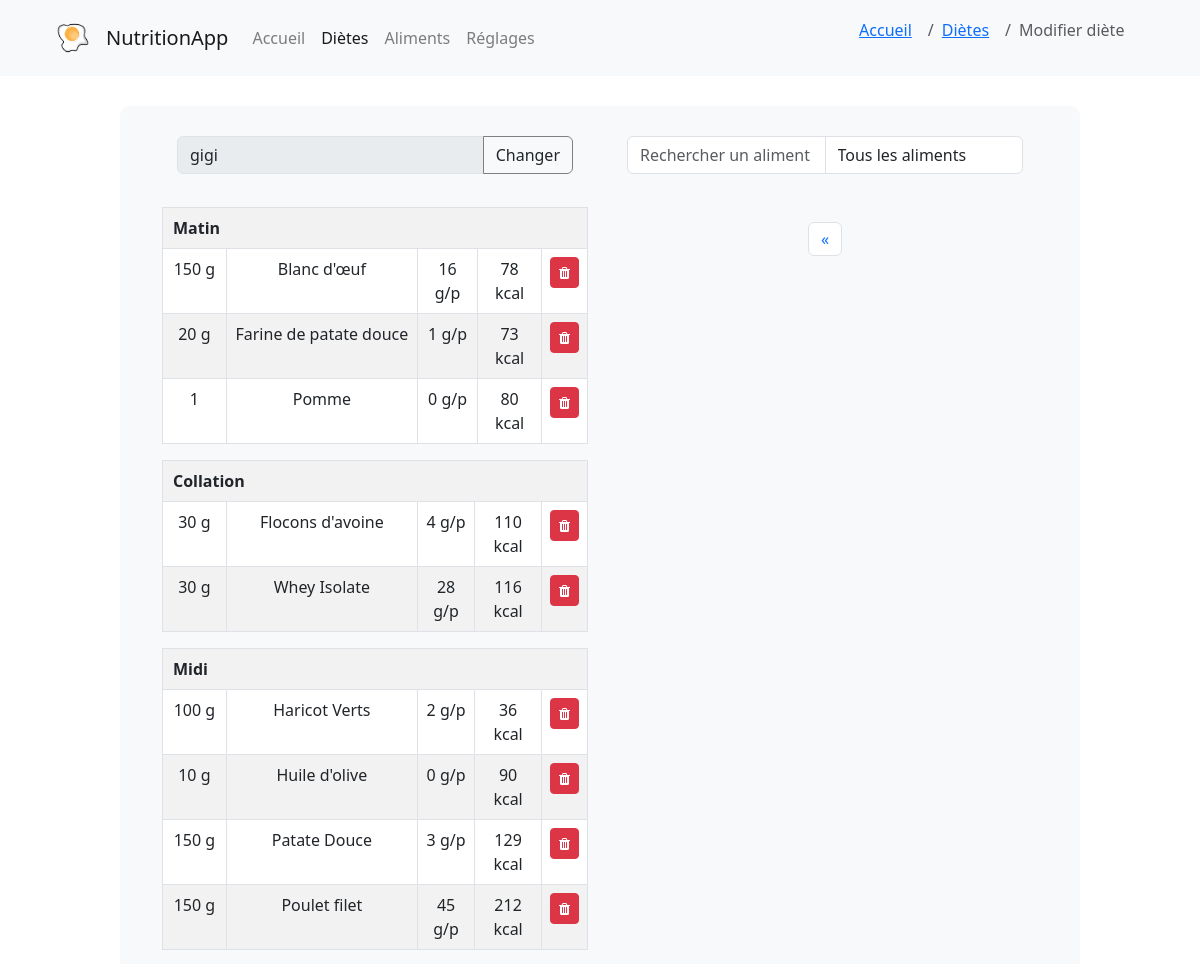
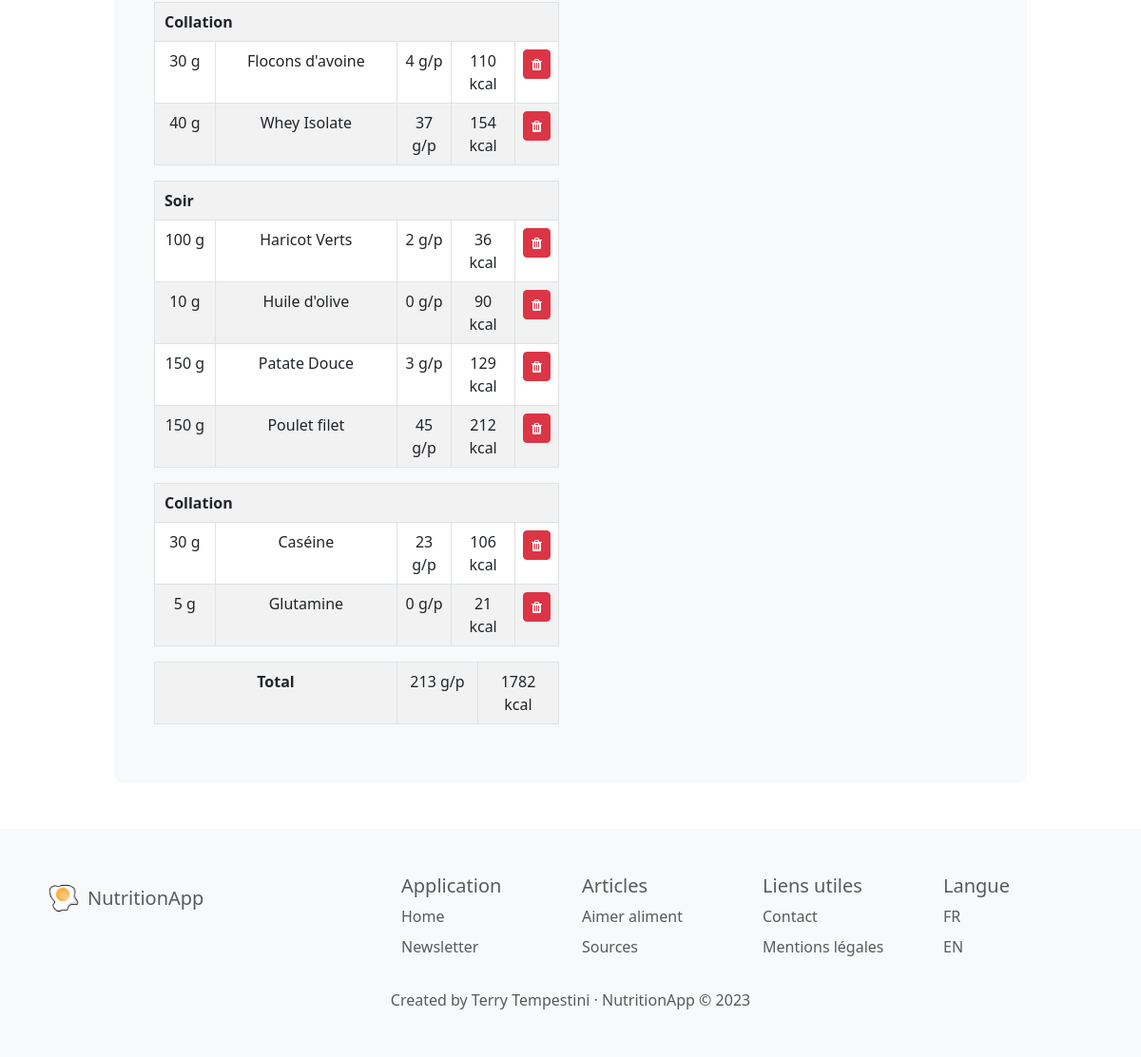
Page /creer_diete/4 on the committed database (2 pictures, top to bottom).
### models/Diete.py (models this page shows, shortened)
class Diete(db.Model):
    id = db.Column(db.Integer, primary_key=True)
    titre_diete = db.Column(db.String(255), nullable=True) # nom de la diete
    createur = db.Column(db.Integer, db.ForeignKey('utilisateur.id'), nullable=True)
    date = db.Column(db.Date, nullable=True)
    createur_obj = db.relationship('Utilisateur', backref=db.backref('dietes'), foreign_keys=[createur])
    def get_by_id(id):
        return Diete.query.get(id)
    def portions_associees(self):
        return Portion.query.join(Aliment).filter(Portion.diete == self.id).order_by(Portion.label_portion, Aliment.titre).all()
    def total_kcal(self):
        if(self.portions_associees()):
            return sum([portion.kcal_portion() for portion in self.portions_associees()])
        else:
            return 0
    def total_proteines(self):
        if(self.portions_associees()):
            return sum([portion.proteines_portion() for portion in self.portions_associees()])
        else:
            return 0

### models/Portion.py (models this page shows, shortened)
class Portion(db.Model):
    id = db.Column(db.Integer, primary_key=True)
    diete = db.Column(db.Integer, db.ForeignKey('diete.id'))
    aliment = db.Column(db.Integer, db.ForeignKey('aliment.id'))
    nombre = db.Column(db.Integer, nullable=False, server_default='0')
    label_portion = db.Column(db.Integer, nullable=False, server_default='0') # 1=matin, 2=collation matin, 3=midi, 4=collation aprem, 5=soir, 6=collation soir
    diete_obj = db.relationship('Diete', backref=db.backref('portions'))
    aliment_obj = db.relationship('Aliment', backref=db.backref('portions'))
    def unite(self):
        return self.aliment_obj.unite
    def kcal_portion(self):
        if self.unite() == 1: # si l'aliment est en unité (kcal * nombre)
            return round(self.aliment_obj.kcal * self.nombre)
        else: # aliment == 0 (kcal * nombre * 0.01 * 100g) ; aliment == 2 (kcal * nombre * 0.01 * 100mL)
            return round(self.aliment_obj.kcal * self.nombre * 0.01)
    def proteines_portion(self):
        if self.unite() == 1:
            return round(self.aliment_obj.proteines * self.nombre)
        else:
            return round(self.aliment_obj.proteines * self.nombre * 0.01)

### models/Aliment.py (models this page shows, shortened)
class Aliment(db.Model):
    id = db.Column(db.Integer, primary_key=True)
    titre = db.Column(db.String(255), nullable=True, server_default='')
    kcal = db.Column(db.Integer, nullable=True, server_default='0')
    proteines = db.Column(db.Integer, nullable=True, server_default='0')
    glucides = db.Column(db.Integer, nullable=True, server_default='0')
    lipides = db.Column(db.Integer, nullable=True, server_default='0')
    categorie = db.Column(db.String(255), nullable=True, server_default="Autre") # légume, fruit, féculent...
    photo = db.Column(db.String(255), nullable=True, server_default='')
    description = db.Column(db.String(255), nullable=True, server_default='')
    unite = db.Column(db.Integer, nullable=True, server_default='0') # 0 = 100g, 1 = 1 unité, 2 = mL
    valide = db.Column(db.Integer, nullable=True, server_default='0') # 0 = non validé, 1 = validé
    def get_all():
        return Aliment.query.order_by(Aliment.titre).limit(MAX_RESULTS).all()

### controllers/diete.py (the view)
@app.route('/creer_diete/<int:id>', methods=['GET', 'POST'])
def creer_diete(id):
    diete_courante = Diete.get_by_id(id)
    portions_repas = diete_courante.portions_associees()
    aliments = Aliment.get_all()
    return render_template('diete/creer_diete.html', aliments=aliments, diete=diete_courante, portions_repas=portions_repas)

### templates/diete/creer_diete.html (shortened to what this page needs)
{% extends 'base.html' %}
{% block content %}
{% set page = 'dietes' %}
{% set place = ["accueil","dietes","modifier_diete"] %}
{% with breadcrumb=place %}
    {% include "navbar.html" %}
{% endwith %}
<link rel="stylesheet" href="{{root}}{{ url_for('static', filename='css/pages.css') }}">
<div class="diete_window bg-light">
  <div class="container">
    <div class="row">
      <div class="col-md-6 mb-3">
        <div class="col-md-12 input-group mb-3">
          <input type="text" id="titre_diete" name="titre_diete" class="form-control" placeholder="Titre" value="{{ diete.titre_diete }}" readonly required>
          <div class="input-group-append">
            <span class="btn input-group-text" style="border-color: grey;" data-toggle="tooltip" title="Changer titre" data-bs-toggle="modal" data-bs-target="#modalChangeTitle" id="titre_diete">Changer</span>
          </div>
        </div>
          <table class="col-md-12 table table-striped table-bordered">
            {% set current_label = [] %}
            {% for portion in portions_repas %}
            {% if current_label[-1] != portion.label_portion %}
                    <table class="table table-striped table-bordered full-width-table">
                        {% do current_label.append(portion.label_portion) %}
                            <tr>
                                <th colspan="5" style="padding-left: 10px;">
                                    {% if current_label[-1] == 1 %}
                                        Matin
                                    {% elif current_label[-1] == 3 %}
                                        Midi
                                    {% elif current_label[-1] == 5 %}
                                        Soir
                                    {% else %}
                                        Collation
                                    {% endif %}
                                </th>
                            </tr>
                {% endif %}
            <tr>
              {% if portion.aliment_obj.unite == 1 %}
                <td style="width: 15%">{{ portion.nombre }}</td>
                <td style="width: 45%">{{ portion.aliment_obj.titre }}</td>
              {% elif portion.aliment_obj.unite == 2 %}
                <td style="width: 15%">{{ portion.nombre }} mL</td>
                <td style="width: 45%">{{ portion.aliment_obj.titre }}</td>
              {% else %}
                <td style="width: 15%">{{ portion.nombre }} g</td>
                <td style="width: 45%">{{ portion.aliment_obj.titre }}</td>
              {% endif %}
              <td>{{ portion.proteines_portion() }} g/p</td>
              <td>{{ portion.kcal_portion() }} kcal</td>
              <td class="text-center">
                <a href="{{ url_for('controllers.enlever_aliment_diete', id_portion=portion.id, id_diete=diete.id) }}" data-toggle="tooltip" title="Enlever" class="btn btn-sm btn-danger"><i class="fa fa-trash"></i></a>
              </td>
            </tr>
            {% endfor %}
          </table>
          <table class="col-md-12 table table-striped table-bordered">
            <tr class="text-center">
                <th colspan="2" style="width: 60%;">Total</th>
                <td style="width: 20%;">{{ diete.total_proteines()|round|int }} g/p</td>
                <td style="width: 20%;">{{ diete.total_kcal()|round|int }} kcal</td>
            </tr>
          </table>
      </div>
      <div class="col-md-6 mb-3">
        <div class="input-group mb-3 col-md-12">
          <form id="search-form" class="input-group mb-3">
            <input id="filterInput" type="text" name="search" class="form-control" placeholder="Rechercher un aliment" aria-label="Rechercher un aliment">
            <select id="filterSelect" name="filterSelect" class="form-control" required></select>
          </form>
        </div>
        <nav aria-label="Page navigation example">
          <ul class="pagination justify-content-center" id="pagination">
            <li class="page-item">
              <a class="page-link" href="#" aria-label="Previous" id="prevPage">
                <span aria-hidden="true">&laquo;</span>
              </a>
            </li>
          </ul>
        </nav>
      </div>
    </div>
  </div>
</div>
{% endblock %}

### static/css/base.css (style rules this page uses)
html { font-family: 'Roboto', sans-serif; font-size: 16px; line-height: 1.5; color: #333; background-color: #fff; }

### static/css/pages.css (style rules this page uses)
.table td { text-align: center; }
.diete_window { width: 80%; margin: 30px auto; padding: 30px; max-width: 1200px; border-radius: 10px; }

### rows in the picture
Diete: titre_diete "gigi"
Portion: label_portion "Matin", nombre "150", aliment_obj.titre "Blanc d'œuf", proteines_portion "16", kcal_portion "78"
Portion: nombre "20", aliment_obj.titre "Farine de patate douce", proteines_portion "1", kcal_portion "73"
Portion: nombre "1", aliment_obj.titre "Pomme", proteines_portion "0", kcal_portion "80"
Portion: label_portion "Collation", nombre "30", aliment_obj.titre "Flocons d'avoine", proteines_portion "4", kcal_portion "110"
Portion: nombre "30", aliment_obj.titre "Whey Isolate", proteines_portion "28", kcal_portion "116"
Portion: label_portion "Midi", nombre "100", aliment_obj.titre "Haricot Verts", proteines_portion "2", kcal_portion "36"
Portion: nombre "10", aliment_obj.titre "Huile d'olive", proteines_portion "0", kcal_portion "90"
Portion: nombre "150", aliment_obj.titre "Patate Douce", proteines_portion "3", kcal_portion "129"
Portion: nombre "150", aliment_obj.titre "Poulet filet", proteines_portion "45", kcal_portion "212"
Portion: label_portion "Collation", nombre "30", aliment_obj.titre "Flocons d'avoine", proteines_portion "4", kcal_portion "110"
Portion: nombre "40", aliment_obj.titre "Whey Isolate", proteines_portion "37", kcal_portion "154"
Portion: label_portion "Soir", nombre "100", aliment_obj.titre "Haricot Verts", proteines_portion "2", kcal_portion "36"
Portion: nombre "10", aliment_obj.titre "Huile d'olive", proteines_portion "0", kcal_portion "90"
Portion: nombre "150", aliment_obj.titre "Patate Douce", proteines_portion "3", kcal_portion "129"
Portion: nombre "150", aliment_obj.titre "Poulet filet", proteines_portion "45", kcal_portion "212"
Portion: label_portion "Collation", nombre "30", aliment_obj.titre "Caséine", proteines_portion "23", kcal_portion "106"
Portion: nombre "5", aliment_obj.titre "Glutamine", proteines_portion "0", kcal_portion "21"
Aliment: total_proteines "213", total_kcal "1782"

### other values in the picture
{{ pretty_name[item] }} "Accueil" "Diètes"
{{ pretty_name[item] }} "Modifier diète"
